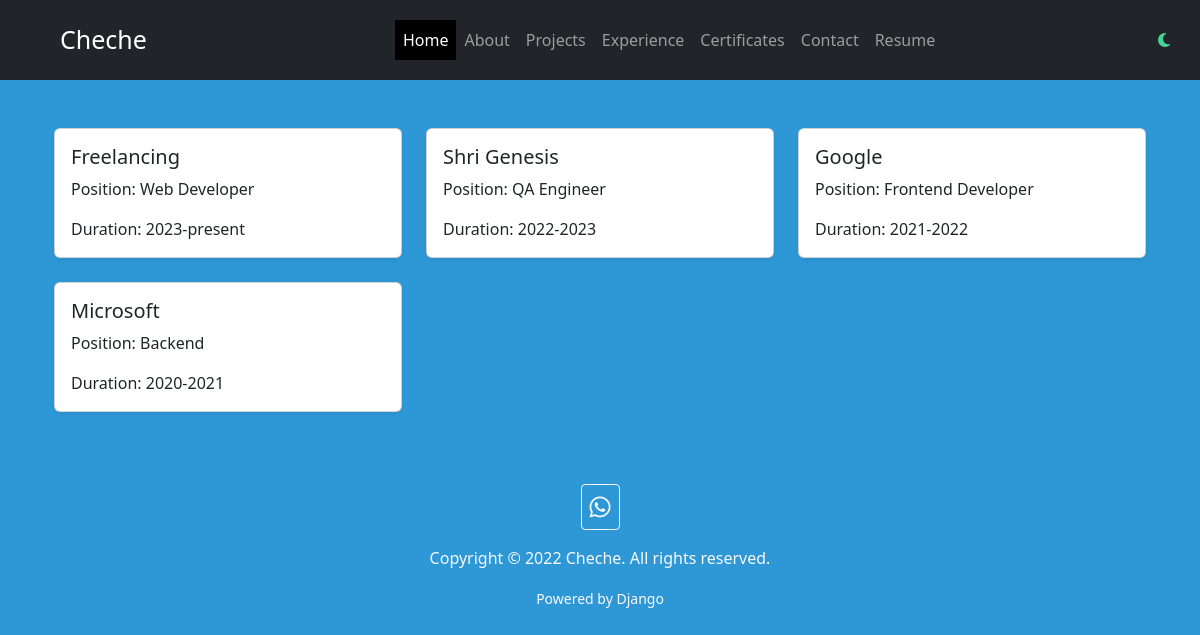
The app's page /experience/ with its own data.
### resume/models.py (models this page shows, shortened)
class Experience(models.Model):
    Company = models.CharField(max_length=100, blank=True, default="ok")
    Position = models.CharField(max_length=100, blank=True, default="ok")
    Duration = models.CharField(max_length=100, blank=True, default="ok")
    class Meta:
        verbose_name_plural = "Experience"

### resume/views.py (the view)
# urls.py: path("experience/", views.experience, name="experience"),
def experience(request):
    experience = Experience.objects.all()
    return render(request, "experience.html", {"experience": experience})

### resume/templates/experience.html (shortened to what this page needs)
{% extends 'base.html' %} <br />
{% load static %} <br />
{% block content1 %}
<div class="container mt-5">
    <div class="row">
        {% for exp in experience %}
        <div class="col-md-4">
            <div class="card mb-4 shadow-sm">
                <div class="card-body">
                    <h5 class="card-title">{{ exp.Company }}</h5>
                    <p class="card-text">Position: {{ exp.Position }}</p>
                    <p class="card-text">Duration: {{ exp.Duration }}</p>
                </div>
            </div>
        </div>
        {% endfor %}
    </div>
</div>
{% endblock content1 %}

### resume/static/css/style.css (style rules this page uses)
body { background-color: var(--primary-color); color: var(--secondary-color); }
:root { --primary-color: #2e98d7; --secondary-color: #212121; }

### records on screen
Experience: Company "Freelancing", Position "Web Developer", Duration "2023-present"
Experience: Company "Shri Genesis", Position "QA Engineer", Duration "2022-2023"
Experience: Company "Google", Position "Frontend Developer", Duration "2021-2022"
Experience: Company "Microsoft", Position "Backend", Duration "2020-2021"
